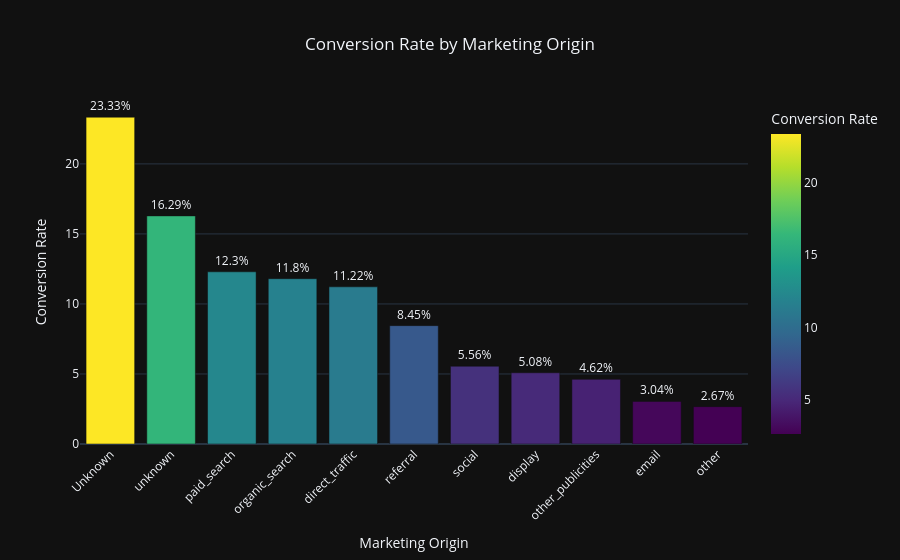

The cell this chart's notebook holds for it:
### Code cell
origin_plot = origin_analysis.reset_index()
fig = px.bar(
    origin_plot,
    x="origin",
    y="Conversion Rate (%)",
    title="Conversion Rate by Marketing Origin",
    labels={
        "origin": "Marketing Origin",
        "Conversion Rate (%)": "Conversion Rate"
    },
    color="Conversion Rate (%)",
    color_continuous_scale="Viridis",
    text=origin_plot["Conversion Rate (%)"].round(2).astype(str) + "%"
)
fig.update_layout(
    template="plotly_dark",
    title_x=0.5,
    xaxis_tickangle=-45
)
fig.update_traces(
    textposition="outside"
)
fig.show()

### Figure 1 — Plotly figure (JSON) as saved in the notebook; plotly's stock layout.template omitted (floating-point values rounded to 4 significant figures)
{"data": [{"hovertemplate": "Marketing Origin=%{x}<br>Conversion Rate=%{marker.color}<br>text=%{text}<extra></extra>", "legendgroup": "", "marker": {"color": [23.33, 16.29, 12.3, 11.8, 11.22, 8.451, 5.556, 5.085, 4.615, 3.043, 2.667], "coloraxis": "coloraxis", "pattern": {"shape": ""}}, "name": "", "orientation": "v", "showlegend": false, "text": ["23.33%", "16.29%", "12.3%", "11.8%", "11.22%", "8.45%", "5.56%", "5.08%", "4.62%", "3.04%", "2.67%"], "textposition": "outside", "type": "bar", "x": ["Unknown", "unknown", "paid_search", "organic_search", "direct_traffic", "referral", "social", "display", "other_publicities", "email", "other"], "xaxis": "x", "y": [23.33, 16.29, 12.3, 11.8, 11.22, 8.451, 5.556, 5.085, 4.615, 3.043, 2.667], "yaxis": "y"}], "layout": {"barmode": "relative", "coloraxis": {"autocolorscale": false, "colorbar": {"title": {"text": "Conversion Rate"}}, "colorscale": [[0, "#440154"], [0.1111, "#482878"], [0.2222, "#3e4989"], [0.3333, "#31688e"], [0.4444, "#26828e"], [0.5556, "#1f9e89"], [0.6667, "#35b779"], [0.7778, "#6ece58"], [0.8889, "#b5de2b"], [1, "#fde725"]]}, "legend": {"tracegroupgap": 0}, "title": {"text": "Conversion Rate by Marketing Origin", "x": 0.5}, "xaxis": {"anchor": "y", "domain": [0, 1], "tickangle": -45, "title": {"text": "Marketing Origin"}}, "yaxis": {"anchor": "x", "domain": [0, 1], "title": {"text": "Conversion Rate"}}}}
